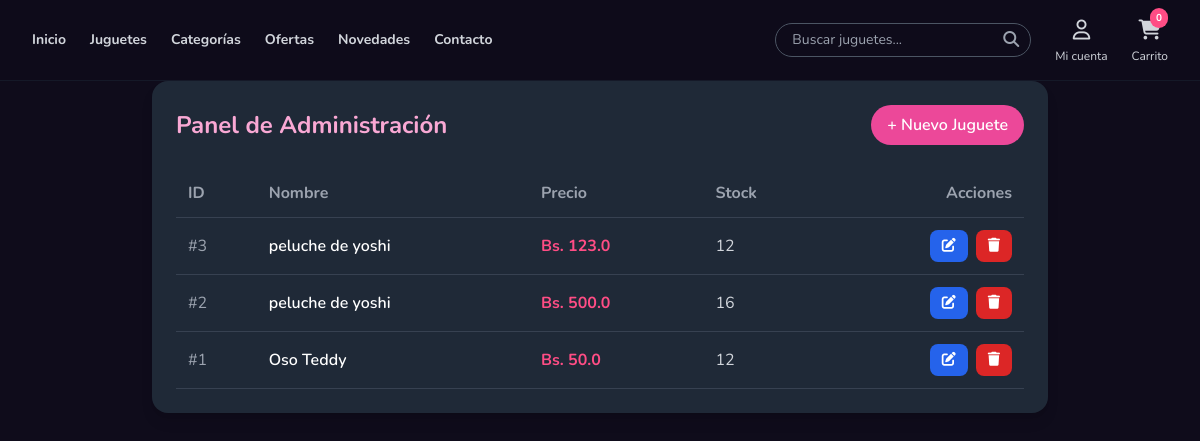
Page /admin/ (signed in) on the earlier database version.
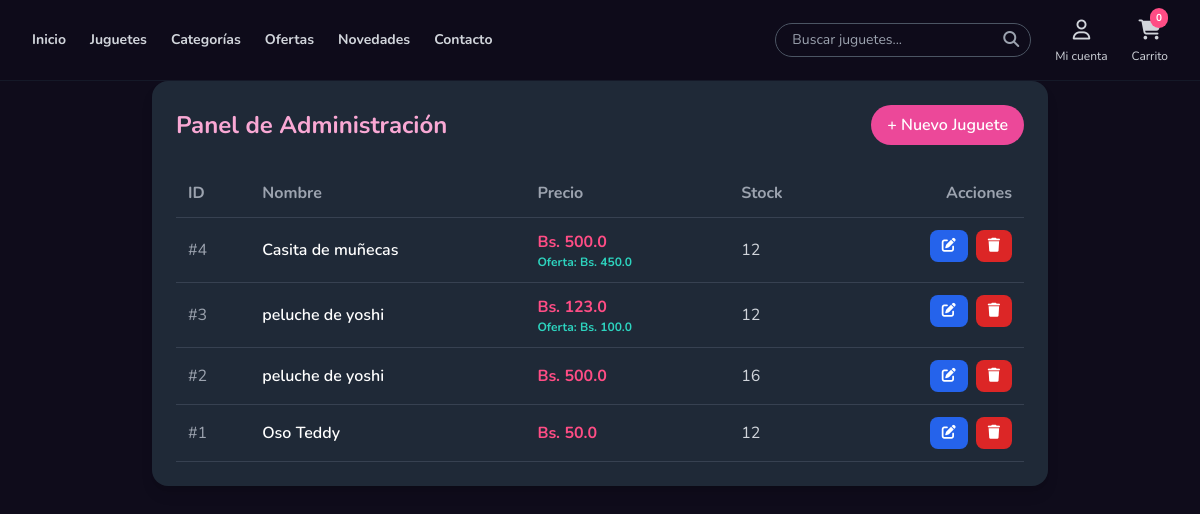
Same page on the later database version.
### app/models.py (models this page shows, shortened)
class Product(db.Model):
    __tablename__ = 'products'
    id = db.Column(db.Integer, primary_key=True)
    name = db.Column(db.String(200), nullable=False)
    description = db.Column(db.Text, nullable=True)
    price = db.Column(db.Float, nullable=False)
    discount_price = db.Column(db.Float, nullable=True) # Llenar solo si hay ofertas/rebajas
    stock_quantity = db.Column(db.Integer, default=0, nullable=False)
    is_active = db.Column(db.Boolean, default=True) # Para ocultar juguetes sin borrarlos de la BD
    toy_type = db.Column(db.String(100), nullable=True) # "Tipo de juguete" en el buscador
    size = db.Column(db.String(50), nullable=True) # "Tamaño" en el buscador
    season = db.Column(db.String(100), nullable=True) # "Temporadas" (Ej: Navidad, Día del niño)
    main_image = db.Column(db.String(255), nullable=True)
    created_at = db.Column(db.DateTime, default=datetime.utcnow)
    category_id = db.Column(db.Integer, db.ForeignKey('categories.id'), nullable=False)

### app/admin/routes.py (the view)
@admin_bp.route('/')
@login_required
def dashboard():
    products = Product.query.order_by(Product.id.desc()).all()
    return render_template('admin/dashboard.html', products=products)

### app/__init__.py (called while the page is built)
def create_app(config_class=Config):
    app = Flask(__name__)
    app.config.from_object(config_class)
    db.init_app(app)
    login_manager.init_app(app)
    login_manager.login_view = 'auth.login' # A dónde enviar a los intrusos
    @login_manager.user_loader
    def load_user(user_id):
        from app.models import User
        return User.query.get(int(user_id))
    from app.main import main_bp
    app.register_blueprint(main_bp)
    from app.catalog import catalog_bp
    app.register_blueprint(catalog_bp)
    from app.cart import cart_bp
    app.register_blueprint(cart_bp)
    from app.admin import admin_bp
    app.register_blueprint(admin_bp)
    from app.auth import auth_bp # <--- Registrar el nuevo Blueprint
    app.register_blueprint(auth_bp)
    return app

### app/templates/admin/dashboard.html
{% extends 'base.html' %}
{% block content %}
<div class="max-w-4xl mx-auto bg-gray-800 p-6 rounded-2xl shadow-lg">
    <div class="flex justify-between items-center mb-6">
        <h1 class="text-2xl font-bold text-pink-300">Panel de Administración</h1>
        <a href="{{ url_for('admin.add_product') }}" class="bg-pink-500 hover:bg-pink-600 text-white px-4 py-2 rounded-full font-semibold transition">
            + Nuevo Juguete
        </a>
    </div>
    <table class="w-full text-left border-collapse">
        <thead>
            <tr class="border-b border-gray-700 text-gray-400">
                <th class="p-3">ID</th>
                <th class="p-3">Nombre</th>
                <th class="p-3">Precio</th>
                <th class="p-3">Stock</th>
                <th class="p-3 text-right">Acciones</th>
            </tr>
        </thead>
        <tbody>
            {% for product in products %}
            <tr class="border-b border-gray-700 hover:bg-gray-700 transition">
                <td class="p-3 text-gray-400">#{{ product.id }}</td>
                <td class="p-3 font-semibold text-white">{{ product.name }}</td>
                <td class="p-3 text-brandpink font-bold">
                    Bs. {{ product.price }}
                    {% if product.discount_price %}
                        <span class="block text-xs text-teal-400">Oferta: Bs. {{ product.discount_price }}</span>
                    {% endif %}
                </td>
                <td class="p-3 text-gray-300">{{ product.stock_quantity }}</td>
                <td class="p-3 flex justify-end gap-2">
                    <a href="{{ url_for('admin.edit_product', id=product.id) }}" class="bg-blue-600 hover:bg-blue-500 text-white px-3 py-1.5 rounded-lg text-sm transition">
                        <i class="fas fa-edit"></i>
                    </a>
                    <form action="{{ url_for('admin.delete_product', id=product.id) }}" method="POST" onsubmit="return confirm('¿Estás seguro de eliminar este juguete?');">
                        <button type="submit" class="bg-red-600 hover:bg-red-500 text-white px-3 py-1.5 rounded-lg text-sm transition">
                            <i class="fas fa-trash"></i>
                        </button>
                    </form>
                </td>
            </tr>
            {% else %}
            <tr><td colspan="5" class="p-3 text-gray-500 text-center">No hay juguetes registrados.</td></tr>
            {% endfor %}
        </tbody>
    </table>
</div>
{% endblock %}

Differences in the rows shown:
added Product: id "4", name "Casita de muñecas", price "500.0", discount_price "450.0", stock_quantity "12"
changed Product id 3: discount_price (not shown) → "100.0"
